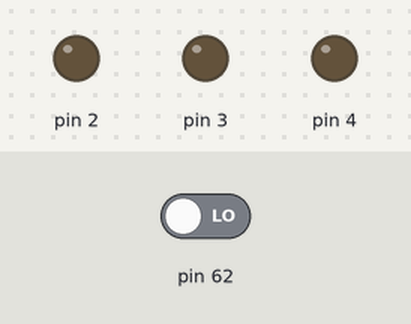
A sketch run on a simulated Arduino Mega 2560, built with avr-gcc and run on an emulated ATmega2560. Shown: output pins drawn as LEDs (lit = HIGH). The inputs (shaded band) are chosen by the test bench; at power-on: pin 62 LOW.

Above: at 1.2 s.
1.3 s: pin 62 driven HIGH
At 2.4 s:
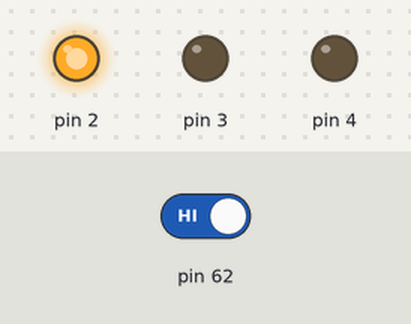
Timing chart, 0 to 4.3 s (numbered marks = the images above; inputs shaded):
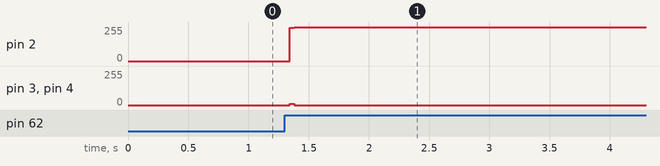

Measured:
- after the input at 1.3 s, pin 2: 0/255 → 255/255 at once; pin 3, pin 4: 0/255 → 10/255 at once, → 0/255 0.04 s later

The sketch:

direct_read_write_trigger.ino
```cpp
//direct digitalwrite after trigger test
//DDS_trigger A8='PK0'

//const int DDS_trigger= A8;//这个脚用来trigger开始,A8='PK0'

int  TriggerState = 0;
int  lastTriggerState = 0;
bool  Load_time_done=1;// 0 means not finish loading the time sequence, 1 means finish loading the time sequence
int time_group=10;
long time_play[10]={500,500,500,500,500,500,500,500,500,500};//unit us, the length of time_show should be time_group
int profile_play[10]={3,4,3,4,3,4,3,4,3,4};// profile_play should be 0,1,2,...,7
int Single_Tone_Profile_0=14;

void setup() {
  //pinMode(DDS_trigger, INPUT);
  DDRE|= 3<<DDE4;//SET ARDUINO MEGA 3=profile1=PE5,2=profile2=PE4 PIN AS OUTPUT ,
  DDRG|=1<<DDG5;//SET ARDUINO MEGA 4=profile0=PG5 PIN AS OUTPUT
  DDRK&=~(1<<DDK0);//SET ARDUINO MEGA A8='PK0' AS INPUT
}

void loop() {
    TriggerState=PINK&B00000001;
    //2.3-3.7us delay,偶尔还会到10us，感觉好像很不robust
    //second step is playing the time sequence
    //if (TriggerState != lastTriggerState){
      if (TriggerState == HIGH && lastTriggerState==LOW && Load_time_done) {
          for (int j=0;j<time_group;j++){
          profile_single_tone_DIRECT(profile_play[j]+14);
//              Serial.println("Is playing profile");
//              Serial.println(profile_play[j]);
//              Serial.println(time_show[j]/1000);
          //delay(long(time_show[j]/1000));
          //delayMicroseconds(time_play[j]);
          if (time_play[j]<16383){//时间短的话，用us来计时,这个是arduino mega设定的delayMicroseconds的最大值
            delayMicroseconds(time_play[j]);
          }else{
            delay(time_play[j]/1000);//时间长的话，用ms来计时
          }
        //用不用判断实际上是一样的时间
        }
      }
    //}
    lastTriggerState = TriggerState;
}
//这个是direct digital manipulation的方法来切换profile
void profile_single_tone_DIRECT(uint8_t Num_Prof){
  //PORTB |= 1 << PORTB7;set the Arduino pin 13 high
  //PORTB &= ~(1 << PORTB7);set the Arduino pin 13 low
  //在DDS_trigger读取用的是digitalRead的情况下profile0,1,2和DDS_trigger rising之间是有3-7us的变化
    int Prof=Num_Prof;
    Prof=Prof-14; // address of 0 profile: 0x0E
    if (bitRead(Prof, 0)==1) PORTG |= 1 << PORTG5;
    else PORTG &= ~(1 << PORTG5);
    if (bitRead(Prof, 1)==1) PORTE |= 1 << PORTE5;
    else PORTE &= ~(1 << PORTE5);
    if (bitRead(Prof, 2)==1) PORTE |= 1 << PORTE4;
    else PORTE &= ~(1 << PORTE4);

}
//DDS_trigger=A8 pin,DDS_PROFILE_0_PIN=4,DIGITAL READ AND DIGITAL WRITE,delay7.4-12us

//DDS_trigger=19 pin,DDS_PROFILE_0_PIN=4,DIGITAL READ AND DIGITAL WRITE,delay7.4-12us

//DDS_trigger=A8 pin,DDS_PROFILE_0_PIN=4,完全是直接操作，delay 1.2-3us
//DDS_trigger=19 pin,DDS_PROFILE_0_PIN=4,完全是直接操作，delay 1.2-3us
```
